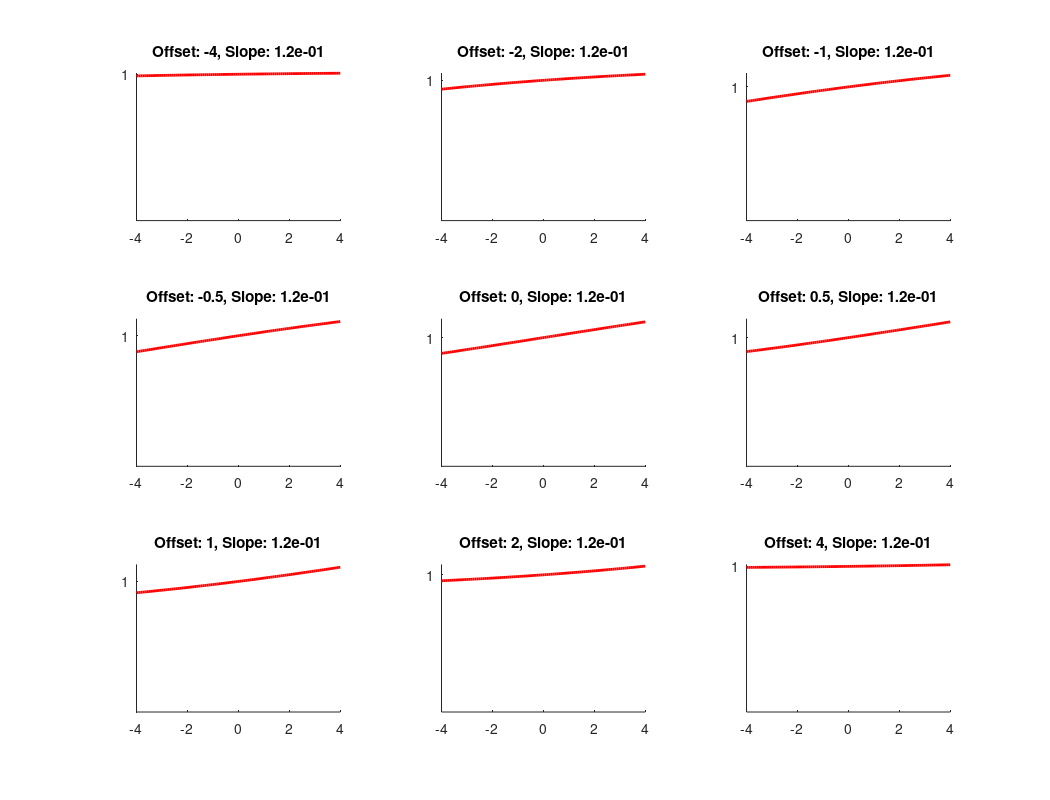
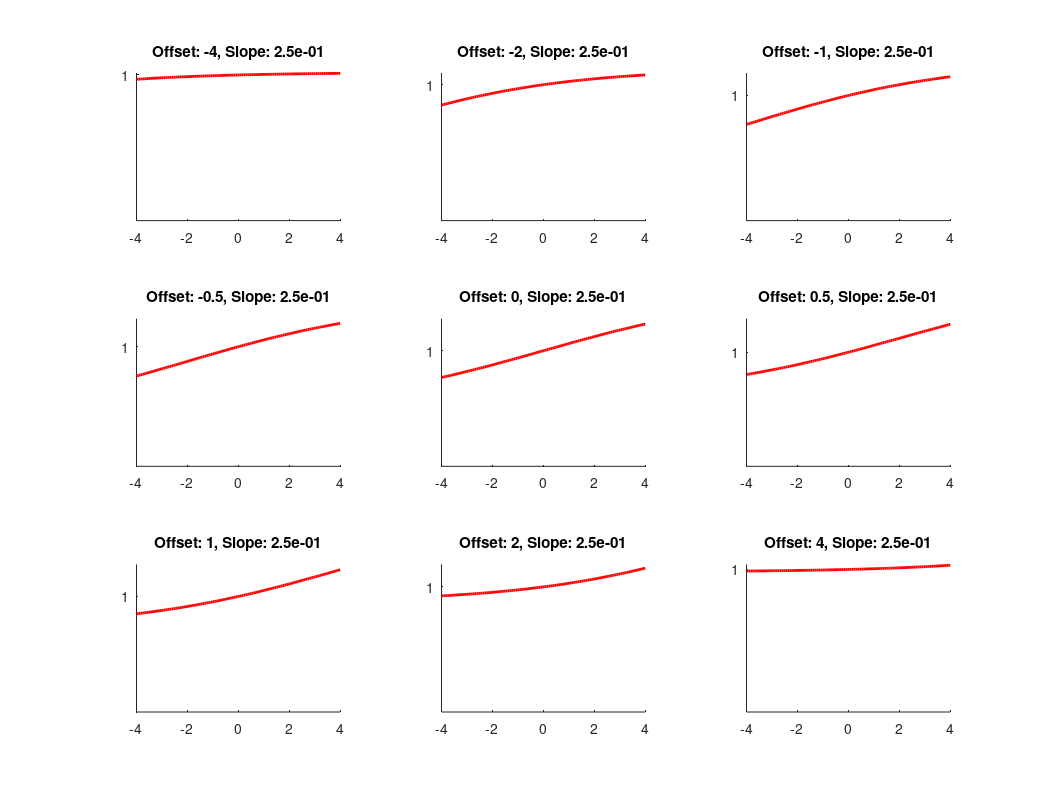
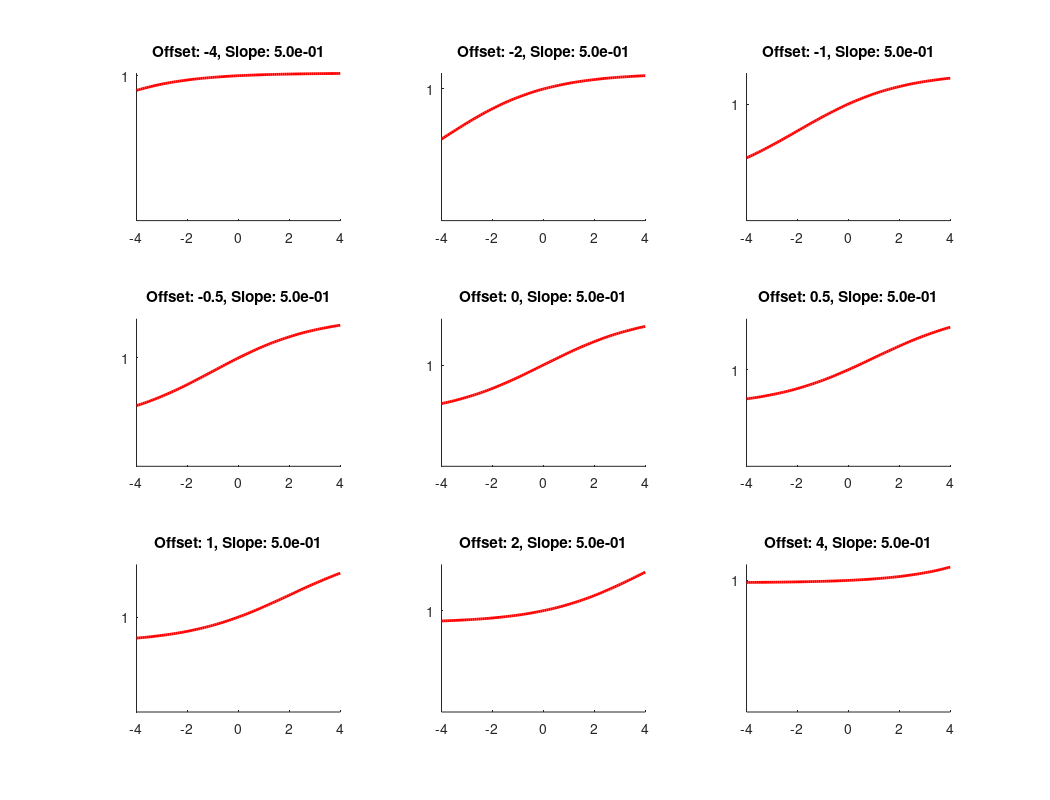
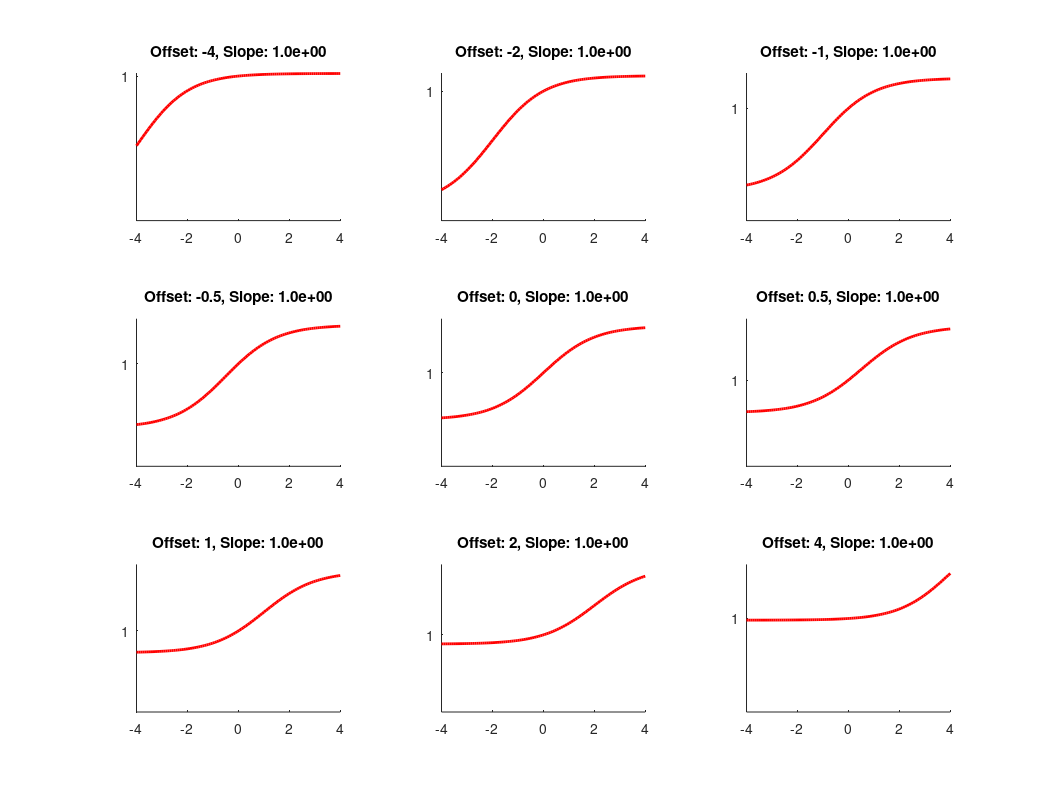

The MATLAB script that drew these images, in order:
clear; close all; clc
K_vec  = [1/8 .25 .5 1 2 4 8];
X_vec_ofK = [-4 -2 -1 -.5 0 .5 1 2 4];

SP0 = linspace(-4,4,100);
for i_K = 1:length(K_vec)
    figure; LW = 2
    for i_X0 = 1:length(X_vec_ofK)
        K = K_vec(i_K);
        X0 = X_vec_ofK(i_X0)/ K;
        logistic_vals = 1./ (1 + exp(-K * ( SP0 - X0) ) ) + (  1- 1/(1+exp(K*X0)) );
        % plot(sort(SP0), sort(logistic_vals))
        ymax = 1.2* (max(logistic_vals)-1) + 1;
        
        subplot(3,3, i_X0); hold on
        plot(SP0, logistic_vals, 'r','linewidth', LW)
        ylim([0,ymax]);  set(gca, 'ytick', [1]);
        set(gca,'fontsize',10)
        title(sprintf('Offset: %d, Slope: %1.1e', X_vec_ofK(i_X0),K));
        
        
    end
    orient landscape
    eval(sprintf('print -dpdf Logistics_Slope_%1.1e_withoffsets.pdf', K))
end